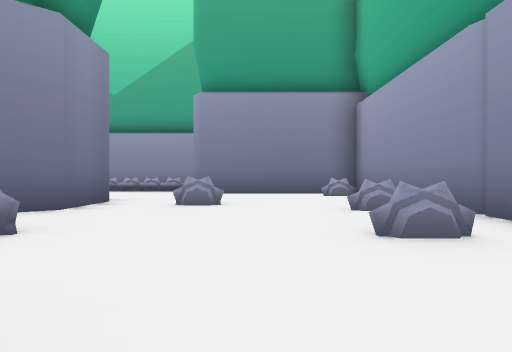
view 1 (above)

12 first-person views from a walk through a 3-D level made in the Unity game engine. The camera is 1.2 m above the floor, looks level and sees 80° across. The floor is counted in squares, 2.73 m on a side. Each view is taken from the middle of a square. On the plan, view 1 faces up. The plan holds only what a view shows up to about 9 squares ahead; the rest is blank. The place goes on beyond the plan. The player character is not drawn. Some animated figures are not drawn.

view 2
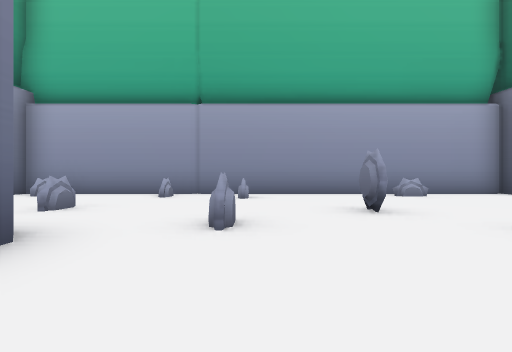

view 3
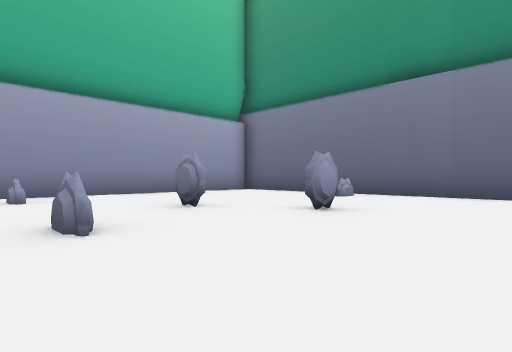

view 4
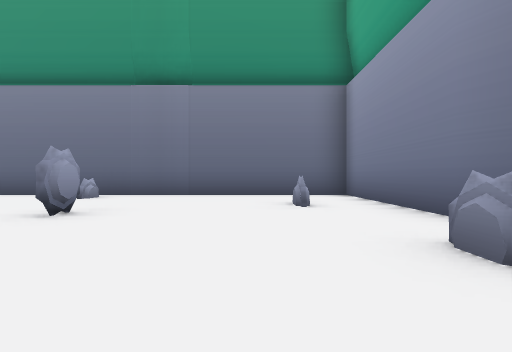

view 5
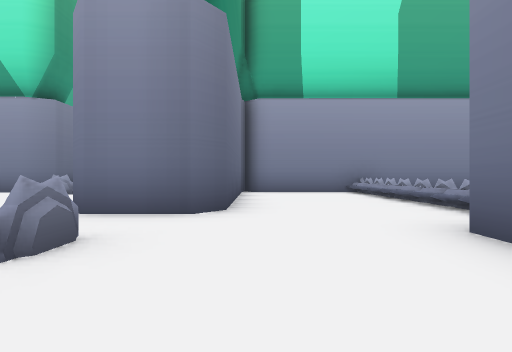

view 6
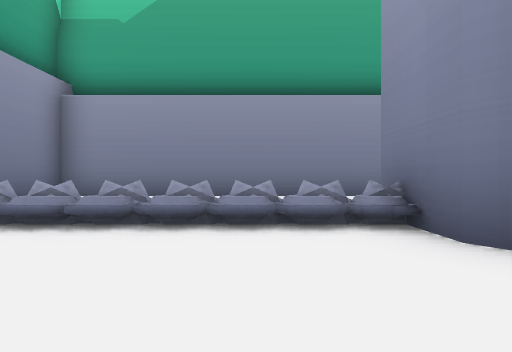

view 7
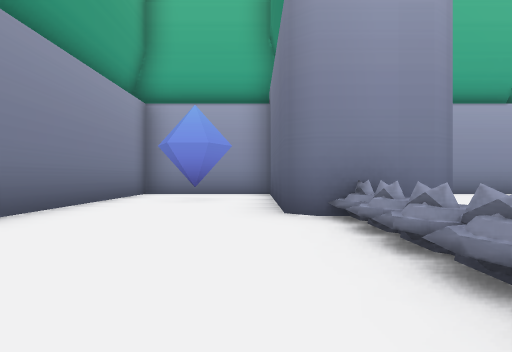

view 8
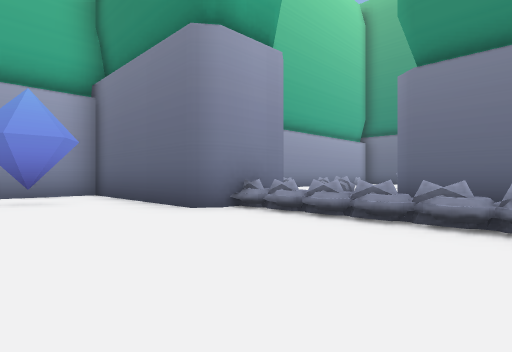

view 9
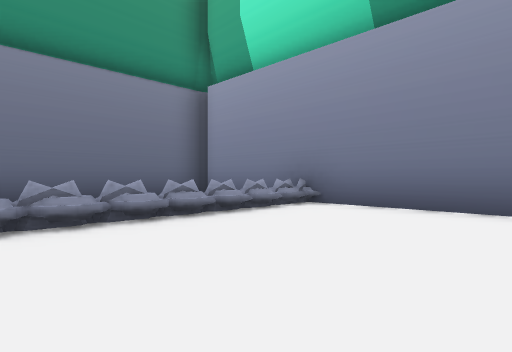

view 10
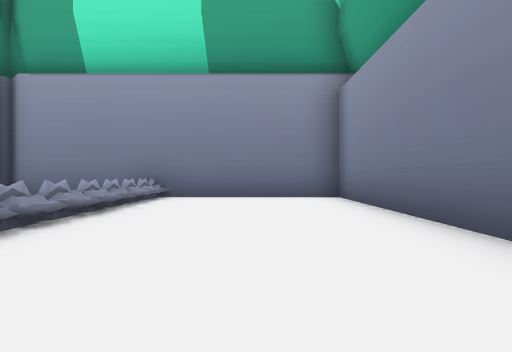

view 11
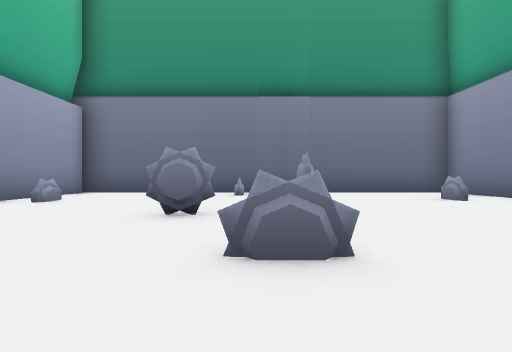

view 12
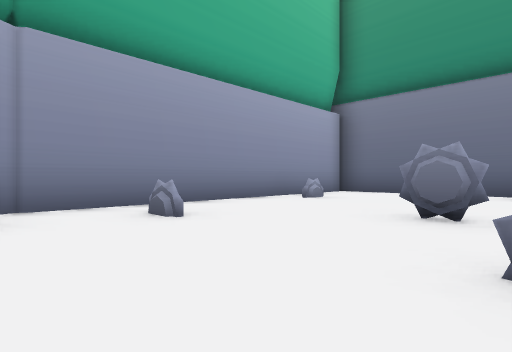

### Floor plan
Points are (right, up) in squares from view 1. A wall is a line through its corners. A room is listed if a view was taken in it or the views show most of it. See-through windows are left out.
Room 1 (views 1, 2, 3, 4, 5, 11, 12)
walls: (-8, 0.4) (-7.4, 0.4) (-7.1, -0.2) (-7.1, -4.1) (2.5, -4.1) (2.5, 7.7) (-1.4, 7.7); (-2.5, 5.3) (-2.5, 4) (-3, 3.6)
low walls: (-1.6, -3.5) (-1.6, -2.9)
ways out: opening at (-2, 6.5) to room 2
Room 2 (views 6, 7, 8, 9, 10)
walls: (-1.4, 7.7) (-1.6, 8) (-1.6, 9.3) (-1.4, 9.7) (2.5, 9.7) (2.5, 12.7) (-7.3, 12.7) (-7.3, 6.1) (-7.7, 5.6) (-3, 5.6) (-2.5, 5.3)
ways out: opening at (-2, 6.5) to room 1
objects: other object (-7, 9); other object (-6, 9); other object (-5, 9); other object (-4, 9); other object (-3, 9); other object (-2, 9); other object (1, 11)

Positions as (right, up) in squares from view 1, and headings:
1: (0, 0), facing up
2: (-5, 2), facing right
3: (-5, 3), facing down-right
4: (-5, 3), facing down
5: (1, 6), facing left
6: (-3, 6), facing up
7: (-5, 10), facing right
8: (-5, 12), facing down-right
9: (-3, 12), facing down-left
10: (-1, 11), facing left
11: (-2, 4), facing down
12: (-2, 4), facing down-right
